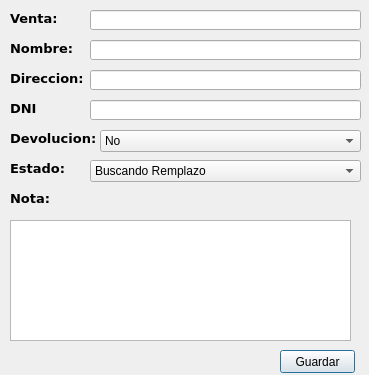
<?xml version="1.0" encoding="UTF-8"?>
<ui version="4.0">
 <class>Dialog</class>
 <widget class="QDialog" name="Dialog">
  <property name="geometry">
   <rect>
    <x>0</x>
    <y>0</y>
    <width>369</width>
    <height>375</height>
   </rect>
  </property>
  <property name="windowTitle">
   <string>Dialog</string>
  </property>
  <widget class="QLabel" name="label_3">
   <property name="geometry">
    <rect>
     <x>10</x>
     <y>70</y>
     <width>90</width>
     <height>17</height>
    </rect>
   </property>
   <property name="font">
    <font>
     <family>Verdana</family>
     <pointsize>10</pointsize>
     <weight>75</weight>
     <bold>true</bold>
    </font>
   </property>
   <property name="text">
    <string>Direccion:</string>
   </property>
   <property name="buddy">
    <cstring>lineEdit_3</cstring>
   </property>
  </widget>
  <widget class="QLabel" name="label_2">
   <property name="geometry">
    <rect>
     <x>10</x>
     <y>40</y>
     <width>90</width>
     <height>17</height>
    </rect>
   </property>
   <property name="font">
    <font>
     <family>Verdana</family>
     <pointsize>10</pointsize>
     <weight>75</weight>
     <bold>true</bold>
    </font>
   </property>
   <property name="text">
    <string>Nombre:</string>
   </property>
   <property name="buddy">
    <cstring>lineEdit_2</cstring>
   </property>
  </widget>
  <widget class="QTextEdit" name="textEdit">
   <property name="geometry">
    <rect>
     <x>10</x>
     <y>220</y>
     <width>341</width>
     <height>121</height>
    </rect>
   </property>
  </widget>
  <widget class="QPushButton" name="botonGuardar">
   <property name="geometry">
    <rect>
     <x>280</x>
     <y>350</y>
     <width>75</width>
     <height>23</height>
    </rect>
   </property>
   <property name="text">
    <string>Guardar</string>
   </property>
  </widget>
  <widget class="QLabel" name="label_4">
   <property name="geometry">
    <rect>
     <x>10</x>
     <y>160</y>
     <width>90</width>
     <height>17</height>
    </rect>
   </property>
   <property name="font">
    <font>
     <family>Verdana</family>
     <pointsize>10</pointsize>
     <weight>75</weight>
     <bold>true</bold>
    </font>
   </property>
   <property name="text">
    <string>Estado:</string>
   </property>
   <property name="buddy">
    <cstring>comboBox</cstring>
   </property>
  </widget>
  <widget class="QLabel" name="label_5">
   <property name="geometry">
    <rect>
     <x>10</x>
     <y>130</y>
     <width>90</width>
     <height>17</height>
    </rect>
   </property>
   <property name="font">
    <font>
     <family>Verdana</family>
     <pointsize>10</pointsize>
     <weight>75</weight>
     <bold>true</bold>
    </font>
   </property>
   <property name="text">
    <string>Devolucion:</string>
   </property>
   <property name="buddy">
    <cstring>comboBox_2</cstring>
   </property>
  </widget>
  <widget class="QLabel" name="label_6">
   <property name="geometry">
    <rect>
     <x>10</x>
     <y>100</y>
     <width>90</width>
     <height>17</height>
    </rect>
   </property>
   <property name="font">
    <font>
     <family>Verdana</family>
     <pointsize>10</pointsize>
     <weight>75</weight>
     <bold>true</bold>
    </font>
   </property>
   <property name="text">
    <string>DNI</string>
   </property>
   <property name="buddy">
    <cstring>lineEdit_4</cstring>
   </property>
  </widget>
  <widget class="QComboBox" name="comboBox">
   <property name="geometry">
    <rect>
     <x>90</x>
     <y>160</y>
     <width>271</width>
     <height>22</height>
    </rect>
   </property>
   <item>
    <property name="text">
     <string>Buscando Remplazo</string>
    </property>
   </item>
   <item>
    <property name="text">
     <string>Esperando Devolucion</string>
    </property>
   </item>
   <item>
    <property name="text">
     <string>Esperando Pago Diferencia</string>
    </property>
   </item>
   <item>
    <property name="text">
     <string>Enviado</string>
    </property>
   </item>
   <item>
    <property name="text">
     <string>Solucionado</string>
    </property>
   </item>
  </widget>
  <widget class="QLineEdit" name="lineEdit">
   <property name="geometry">
    <rect>
     <x>90</x>
     <y>10</y>
     <width>271</width>
     <height>20</height>
    </rect>
   </property>
   <property name="focusPolicy">
    <enum>Qt::StrongFocus</enum>
   </property>
  </widget>
  <widget class="QLineEdit" name="lineEdit_2">
   <property name="geometry">
    <rect>
     <x>90</x>
     <y>40</y>
     <width>271</width>
     <height>20</height>
    </rect>
   </property>
  </widget>
  <widget class="QLineEdit" name="lineEdit_3">
   <property name="geometry">
    <rect>
     <x>90</x>
     <y>70</y>
     <width>271</width>
     <height>20</height>
    </rect>
   </property>
  </widget>
  <widget class="QLabel" name="label_7">
   <property name="geometry">
    <rect>
     <x>10</x>
     <y>190</y>
     <width>51</width>
     <height>16</height>
    </rect>
   </property>
   <property name="font">
    <font>
     <family>Verdana</family>
     <pointsize>10</pointsize>
     <weight>75</weight>
     <bold>true</bold>
    </font>
   </property>
   <property name="text">
    <string>Nota:</string>
   </property>
   <property name="buddy">
    <cstring>textEdit</cstring>
   </property>
  </widget>
  <widget class="QLabel" name="label">
   <property name="geometry">
    <rect>
     <x>10</x>
     <y>10</y>
     <width>90</width>
     <height>17</height>
    </rect>
   </property>
   <property name="font">
    <font>
     <family>Verdana</family>
     <pointsize>10</pointsize>
     <weight>75</weight>
     <bold>true</bold>
    </font>
   </property>
   <property name="text">
    <string>Venta:</string>
   </property>
   <property name="buddy">
    <cstring>lineEdit</cstring>
   </property>
  </widget>
  <widget class="QLineEdit" name="lineEdit_4">
   <property name="geometry">
    <rect>
     <x>90</x>
     <y>100</y>
     <width>271</width>
     <height>20</height>
    </rect>
   </property>
  </widget>
  <widget class="QComboBox" name="comboBox_2">
   <property name="geometry">
    <rect>
     <x>100</x>
     <y>130</y>
     <width>261</width>
     <height>22</height>
    </rect>
   </property>
   <item>
    <property name="text">
     <string>No</string>
    </property>
   </item>
   <item>
    <property name="text">
     <string>Si</string>
    </property>
   </item>
   <item>
    <property name="text">
     <string>Terminal</string>
    </property>
   </item>
   <item>
    <property name="text">
     <string>OCA</string>
    </property>
   </item>
   <item>
    <property name="text">
     <string>C.A</string>
    </property>
   </item>
  </widget>
 </widget>
 <resources/>
 <connections/>
</ui>
